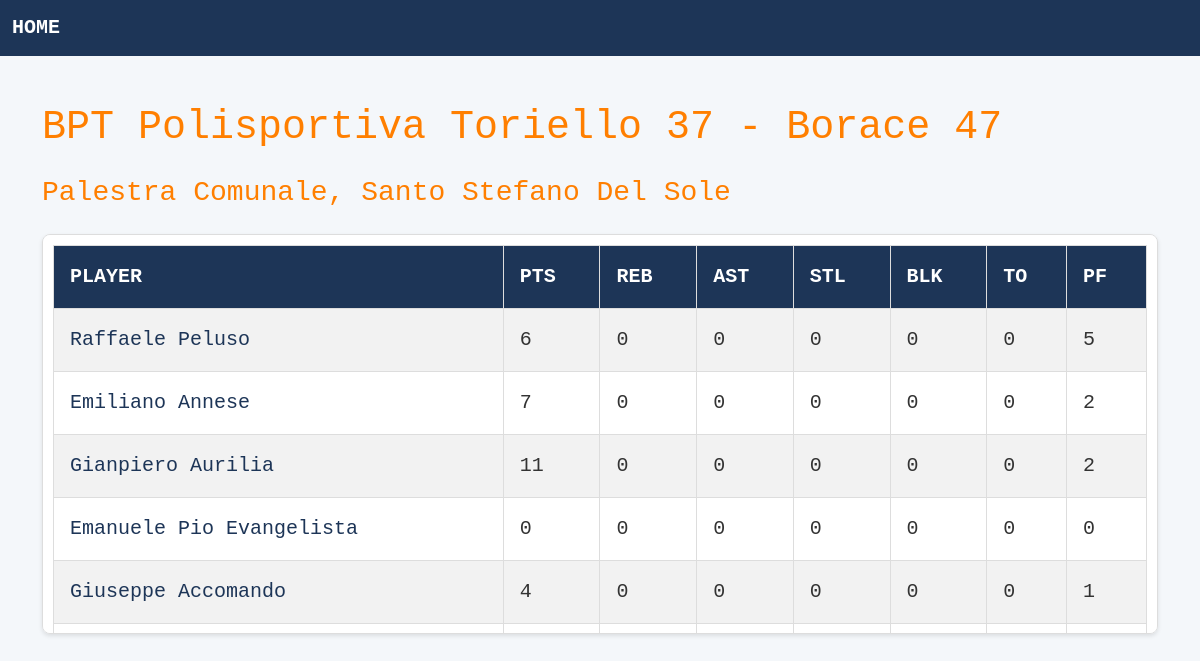
The app's page /games/1 with its own data.
### tables this page shows
CREATE TABLE games (
    id INTEGER PRIMARY KEY AUTOINCREMENT,
    home_team VARCHAR(255),
    away_team VARCHAR(255),
    home_score INTEGER,
    away_score INTEGER,
    location VARCHAR(255),
    date DATE
);

CREATE TABLE player_stats (
    id INTEGER PRIMARY KEY AUTOINCREMENT,
    player_id INTEGER,
    game_id INTEGER,
    pts INTEGER,
    reb INTEGER,
    ast INTEGER,
    stl INTEGER,
    blk INTEGER,
    turn INTEGER,  
    pf INTEGER,
    FOREIGN KEY (player_id) REFERENCES players (id),
    FOREIGN KEY (game_id) REFERENCES games (id)
);

CREATE TABLE players (
    id INTEGER PRIMARY KEY AUTOINCREMENT,
    name VARCHAR(255),
    jersey INTEGER,
    position VARCHAR(255),
    height REAL,
    weight REAL,
    age INTEGER,
    ppg REAL DEFAULT 0,
    rpg REAL DEFAULT 0,
    apg REAL DEFAULT 0,
    fpg REAL DEFAULT 0
);

### app.py (the view)
@app.route("/games/<int:id>")
def get_game(id):
    connection = get_connection()
    cursor = connection.cursor()
    cursor.execute("SELECT * FROM games WHERE id = ?", (id,))
    game = cursor.fetchone()
    if game:
        cursor.execute("""
            SELECT players.name, players.id, player_stats.pts, player_stats.reb, player_stats.ast,
                   player_stats.stl, player_stats.blk, player_stats.turn, player_stats.pf
            FROM player_stats
            JOIN players ON player_stats.player_id = players.id
            WHERE player_stats.game_id = ?
        """, (id,))
        player_stats = cursor.fetchall()
        connection.close()
        return render_template("game.html", game=game, player_stats=player_stats)
    else:
        connection.close()
        return {"error": "Game not found"}, 404

### app.py (called while the page is built)
def get_connection():
    connection = sqlite3.connect("data/database.db")
    connection.row_factory = sqlite3.Row
    return connection

### templates/game.html
{% extends "base.html" %} {% block content %}
<div class="container mt-5">
  <h1 class="text-left mb-4" style="color: #ff7f00">
    {{ game.home_team }} {{ game.home_score }} - {{ game.away_team }} {{
    game.away_score }}
  </h1>
  <h3 class="text-left mb-4" style="color: #ff7f00">{{ game.location }}</h3>
  <div class="scrollable-box">
    <table class="table table-bordered table-striped table-hover">
      <thead class="bg-dark text-white">
        <tr>
          <th>PLAYER</th>
          <th>PTS</th>
          <th>REB</th>
          <th>AST</th>
          <th>STL</th>
          <th>BLK</th>
          <th>TO</th>
          <th>PF</th>
        </tr>
      </thead>
      <tbody>
        {% for stat in player_stats %}
        <tr>
          <td>
            <a href="{{ url_for('get_player', id=stat.id) }}"
              >{{ stat.name }}</a
            >
          </td>
          <td>{{ stat.pts }}</td>
          <td>{{ stat.reb }}</td>
          <td>{{ stat.ast }}</td>
          <td>{{ stat.stl }}</td>
          <td>{{ stat.blk }}</td>
          <td>{{ stat.turn }}</td>
          <td>{{ stat.pf }}</td>
        </tr>
        {% endfor %}
      </tbody>
    </table>
  </div>
</div>
{% endblock %}

### static/styles.css (style rules this page uses)
body { font-family: "Consolas", monospace; font-size: 20px; background-color: #f4f7fa; color: #333; margin: 0; padding: 0; }
a { color: #1d3557; text-decoration: none; }
.scrollable-box { max-height: 400px; overflow-y: auto; border: 1px solid #ddd; border-radius: 8px; padding: 10px; background-color: #ffffff; box-shadow: 0 2px 4px rgba(0, 0, 0, 0.1); }
.scrollable-box table { width: 100%; border-collapse: collapse; }
.scrollable-box th, .scrollable-box td { text-align: left; padding: 16px; border: 1px solid #ddd; }
.scrollable-box th { background-color: #1d3557; color: white; }
.scrollable-box td { color: #333; }

### records on screen
games: home_team "BPT Polisportiva Toriello", home_score "37", away_team "Borace", away_score "47", location "Palestra Comunale, Santo Stefano Del Sole"
player_stats: name "Raffaele Peluso", pts "6", reb "0", ast "0", stl "0", blk "0", turn "0", pf "5"
player_stats: name "Emiliano Annese", pts "7", reb "0", ast "0", stl "0", blk "0", turn "0", pf "2"
player_stats: name "Gianpiero Aurilia", pts "11", reb "0", ast "0", stl "0", blk "0", turn "0", pf "2"
player_stats: name "Emanuele Pio Evangelista", pts "0", reb "0", ast "0", stl "0", blk "0", turn "0", pf "0"
player_stats: name "Giuseppe Accomando", pts "4", reb "0", ast "0", stl "0", blk "0", turn "0", pf "1"
